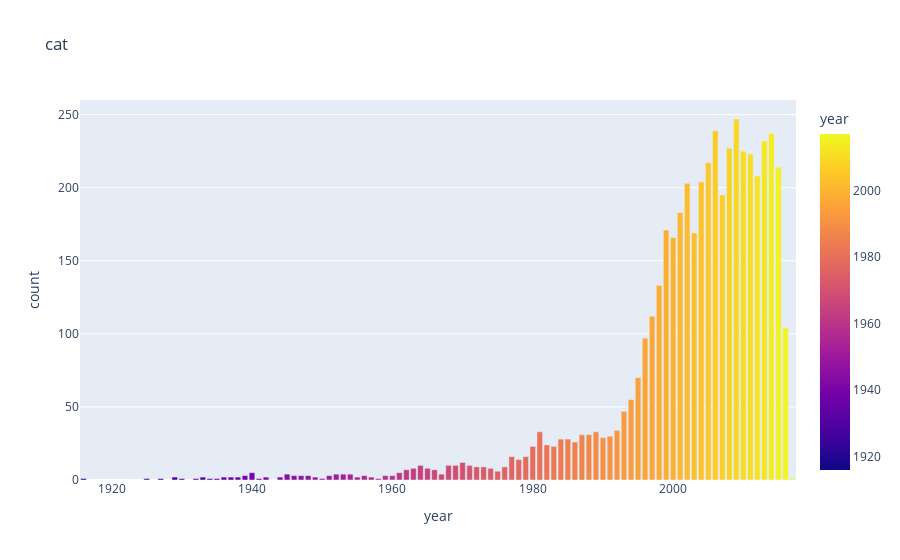

Here is the notebook cell this chart was saved with:
### Code cell
import plotly.express as px

def plot_value_counts_bar(data, col):
    vc = pd.DataFrame(data[col].value_counts())
    vc['year'] = vc.index
    fig = px.bar(vc, x='year', y='count', color='year', title=col)
    fig.update_layout()
    return fig

data['cat'] = data.release_date.dt.year
plot_value_counts_bar(data, 'cat')

### Figure 1 — Plotly figure (JSON) as saved in the notebook; plotly's stock layout.template omitted (floating-point values rounded to 4 significant figures)
{"data": [{"alignmentgroup": "True", "hovertemplate": "year=%{marker.color}<br>count=%{y}<extra></extra>", "legendgroup": "", "marker": {"color": [2009, 2006, 2014, 2013, 2008, 2010, 2011, 2005, 2015, 2012, 2004, 2002, 2007, 2001, 1999, 2003, 2000, 1998, 1997, 2016, 1996, 1995, 1994, 1993, 1992, 1989, 1981, 1987, 1988, 1991, 1990, 1984, 1985, 1986, 1982, 1980, 1983, 1979, 1977, 1978, 1970, 1964, 1969, 1968, 1971, 1976, 1973, 1972, 1965, 1963, 1974, 1966, 1962, 1975, 1961, 1940, 1945, 1954, 1953, 1952, 1967, 1946, 1959, 1947, 1956, 1960, 1939, 1948, 1951, 1938, 1933, 1929, 1942, 1955, 1936, 1949, 1957, 1944, 1937, 1958, 1950, 2017, 1941, 1930, 1927, 1935, 1932, 1916, 1934, 1925], "coloraxis": "coloraxis", "pattern": {"shape": ""}}, "name": "", "offsetgroup": "", "orientation": "v", "showlegend": false, "textposition": "auto", "type": "bar", "x": [2009, 2006, 2014, 2013, 2008, 2010, 2011, 2005, 2015, 2012, 2004, 2002, 2007, 2001, 1999, 2003, 2000, 1998, 1997, 2016, 1996, 1995, 1994, 1993, 1992, 1989, 1981, 1987, 1988, 1991, 1990, 1984, 1985, 1986, 1982, 1980, 1983, 1979, 1977, 1978, 1970, 1964, 1969, 1968, 1971, 1976, 1973, 1972, 1965, 1963, 1974, 1966, 1962, 1975, 1961, 1940, 1945, 1954, 1953, 1952, 1967, 1946, 1959, 1947, 1956, 1960, 1939, 1948, 1951, 1938, 1933, 1929, 1942, 1955, 1936, 1949, 1957, 1944, 1937, 1958, 1950, 2017, 1941, 1930, 1927, 1935, 1932, 1916, 1934, 1925], "xaxis": "x", "y": [247, 239, 237, 232, 227, 225, 223, 217, 214, 208, 204, 203, 195, 183, 171, 169, 166, 133, 112, 104, 97, 70, 55, 47, 34, 33, 33, 31, 31, 30, 29, 28, 28, 26, 24, 23, 23, 16, 16, 14, 12, 10, 10, 10, 10, 9, 9, 9, 8, 8, 8, 7, 7, 6, 5, 5, 4, 4, 4, 4, 4, 3, 3, 3, 3, 3, 3, 3, 3, 2, 2, 2, 2, 2, 2, 2, 2, 2, 2, 1, 1, 1, 1, 1, 1, 1, 1, 1, 1, 1], "yaxis": "y"}], "layout": {"barmode": "relative", "coloraxis": {"colorbar": {"title": {"text": "year"}}, "colorscale": [[0, "#0d0887"], [0.1111, "#46039f"], [0.2222, "#7201a8"], [0.3333, "#9c179e"], [0.4444, "#bd3786"], [0.5556, "#d8576b"], [0.6667, "#ed7953"], [0.7778, "#fb9f3a"], [0.8889, "#fdca26"], [1, "#f0f921"]]}, "legend": {"tracegroupgap": 0}, "title": {"text": "cat"}, "xaxis": {"anchor": "y", "domain": [0, 1], "title": {"text": "year"}}, "yaxis": {"anchor": "x", "domain": [0, 1], "title": {"text": "count"}}}}
